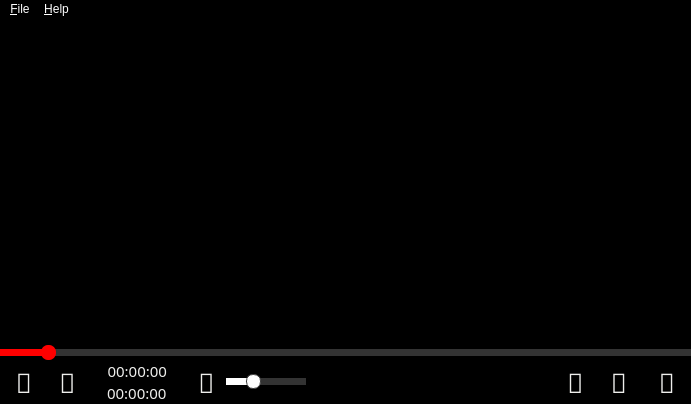
<?xml version="1.0" encoding="UTF-8"?>
<ui version="4.0">
 <class>MainWindow</class>
 <widget class="QMainWindow" name="MainWindow">
  <property name="geometry">
   <rect>
    <x>0</x>
    <y>0</y>
    <width>691</width>
    <height>404</height>
   </rect>
  </property>
  <property name="windowTitle">
   <string>bPlayer</string>
  </property>
  <property name="styleSheet">
   <string notr="true">background-color: rgb(0, 0, 0);
color: rgb(238, 238, 236);
</string>
  </property>
  <widget class="QWidget" name="centralwidget">
   <layout class="QVBoxLayout" name="verticalLayout_2" stretch="1,0,0">
    <property name="spacing">
     <number>0</number>
    </property>
    <property name="leftMargin">
     <number>0</number>
    </property>
    <property name="topMargin">
     <number>0</number>
    </property>
    <property name="rightMargin">
     <number>0</number>
    </property>
    <property name="bottomMargin">
     <number>0</number>
    </property>
    <item>
     <widget class="DropLabel" name="dropLabel">
      <property name="styleSheet">
       <string notr="true"/>
      </property>
      <property name="text">
       <string/>
      </property>
      <property name="pixmap">
       <pixmap resource="../resources/resources.qrc">:/image/bplayer128</pixmap>
      </property>
      <property name="scaledContents">
       <bool>false</bool>
      </property>
      <property name="alignment">
       <set>Qt::AlignCenter</set>
      </property>
     </widget>
    </item>
    <item>
     <widget class="QSlider" name="timeSlider">
      <property name="enabled">
       <bool>true</bool>
      </property>
      <property name="styleSheet">
       <string notr="true">QSlider::groove:horizontal {
    /*border: 1px solid #999999;*/
	height: 6px;
}

QSlider::handle:horizontal {
    background: #ff0000;
    border: 1px solid #40000;
	width: 14px;
    height: 14px;
     border-radius: 7px;
}

QSlider::add-page:horizontal {
    background: #333333;
}

QSlider::sub-page:horizontal {
    background: #ff0000;
}

/* DISABLED*/
QSlider::handle:disabled:horizontal {
    background: #660000;
   
}

QSlider::sub-page:disabled:horizontal {
    background: #660000;
}

</string>
      </property>
      <property name="value">
       <number>6</number>
      </property>
      <property name="orientation">
       <enum>Qt::Horizontal</enum>
      </property>
      <property name="invertedAppearance">
       <bool>false</bool>
      </property>
      <property name="invertedControls">
       <bool>false</bool>
      </property>
      <property name="tickPosition">
       <enum>QSlider::NoTicks</enum>
      </property>
     </widget>
    </item>
    <item>
     <widget class="QWidget" name="toolBar" native="true">
      <property name="styleSheet">
       <string notr="true"/>
      </property>
      <layout class="QHBoxLayout" name="horizontalLayout">
       <property name="spacing">
        <number>0</number>
       </property>
       <property name="leftMargin">
        <number>0</number>
       </property>
       <property name="topMargin">
        <number>0</number>
       </property>
       <property name="rightMargin">
        <number>0</number>
       </property>
       <property name="bottomMargin">
        <number>0</number>
       </property>
       <item>
        <widget class="QToolButton" name="playButton">
         <property name="minimumSize">
          <size>
           <width>48</width>
           <height>32</height>
          </size>
         </property>
         <property name="maximumSize">
          <size>
           <width>32</width>
           <height>32</height>
          </size>
         </property>
         <property name="font">
          <font>
           <family>RobotoMono Nerd Font</family>
           <pointsize>20</pointsize>
          </font>
         </property>
         <property name="text">
          <string></string>
         </property>
         <property name="autoRaise">
          <bool>true</bool>
         </property>
        </widget>
       </item>
       <item>
        <widget class="QToolButton" name="stopButton">
         <property name="enabled">
          <bool>true</bool>
         </property>
         <property name="maximumSize">
          <size>
           <width>48</width>
           <height>32</height>
          </size>
         </property>
         <property name="font">
          <font>
           <family>RobotoMono Nerd Font Mono</family>
           <pointsize>20</pointsize>
          </font>
         </property>
         <property name="styleSheet">
          <string notr="true">QToolButton:disabled {
	color: #666666;
}</string>
         </property>
         <property name="text">
          <string></string>
         </property>
         <property name="autoRaise">
          <bool>true</bool>
         </property>
        </widget>
       </item>
       <item>
        <spacer name="horizontalSpacer_3">
         <property name="orientation">
          <enum>Qt::Horizontal</enum>
         </property>
         <property name="sizeType">
          <enum>QSizePolicy::Minimum</enum>
         </property>
         <property name="sizeHint" stdset="0">
          <size>
           <width>20</width>
           <height>20</height>
          </size>
         </property>
        </spacer>
       </item>
       <item>
        <layout class="QVBoxLayout" name="verticalLayout">
         <property name="spacing">
          <number>0</number>
         </property>
         <item>
          <widget class="QLabel" name="timePosLabel">
           <property name="enabled">
            <bool>true</bool>
           </property>
           <property name="font">
            <font>
             <family>RobotoMono Nerd Font Mono</family>
             <pointsize>11</pointsize>
             <weight>50</weight>
             <bold>false</bold>
            </font>
           </property>
           <property name="styleSheet">
            <string notr="true">QLabel:disabled {
 color: #666666
}</string>
           </property>
           <property name="text">
            <string>00:00:00</string>
           </property>
           <property name="alignment">
            <set>Qt::AlignRight|Qt::AlignTrailing|Qt::AlignVCenter</set>
           </property>
          </widget>
         </item>
         <item>
          <widget class="QLabel" name="timeLabel">
           <property name="enabled">
            <bool>true</bool>
           </property>
           <property name="font">
            <font>
             <family>RobotoMono Nerd Font Mono</family>
             <pointsize>11</pointsize>
             <weight>50</weight>
             <bold>false</bold>
            </font>
           </property>
           <property name="styleSheet">
            <string notr="true">QLabel:disabled {
 color: #666666
}</string>
           </property>
           <property name="text">
            <string>00:00:00</string>
           </property>
          </widget>
         </item>
        </layout>
       </item>
       <item>
        <spacer name="horizontalSpacer">
         <property name="orientation">
          <enum>Qt::Horizontal</enum>
         </property>
         <property name="sizeType">
          <enum>QSizePolicy::Minimum</enum>
         </property>
         <property name="sizeHint" stdset="0">
          <size>
           <width>20</width>
           <height>20</height>
          </size>
         </property>
        </spacer>
       </item>
       <item>
        <widget class="QToolButton" name="muteButton">
         <property name="maximumSize">
          <size>
           <width>48</width>
           <height>32</height>
          </size>
         </property>
         <property name="font">
          <font>
           <family>RobotoMono Nerd Font</family>
           <pointsize>20</pointsize>
          </font>
         </property>
         <property name="styleSheet">
          <string notr="true">QToolButton:disabled {
	color: #666666;
}</string>
         </property>
         <property name="text">
          <string>墳</string>
         </property>
         <property name="autoRaise">
          <bool>true</bool>
         </property>
        </widget>
       </item>
       <item>
        <widget class="QSlider" name="volumeSlider">
         <property name="enabled">
          <bool>true</bool>
         </property>
         <property name="maximumSize">
          <size>
           <width>80</width>
           <height>16777215</height>
          </size>
         </property>
         <property name="styleSheet">
          <string notr="true">QSlider::groove:horizontal {
    /*border: 1px solid #999999;*/
	height: 6px;
}

QSlider::handle:horizontal {
    background: #ffffff;
    border: 1px solid #404040;
	width: 14px;
    height: 14px;
     border-radius: 7px;
}

QSlider::add-page:horizontal {
    background: #333333;
}

QSlider::sub-page:horizontal {
    background: #ffffff;
}
/* DSIABLED*/
QSlider::handle:disabled:horizontal {
    background: #666666;
}

QSlider::sub-page:disabled:horizontal {
    background: #666666;
}</string>
         </property>
         <property name="pageStep">
          <number>10</number>
         </property>
         <property name="value">
          <number>30</number>
         </property>
         <property name="orientation">
          <enum>Qt::Horizontal</enum>
         </property>
         <property name="invertedAppearance">
          <bool>false</bool>
         </property>
         <property name="invertedControls">
          <bool>false</bool>
         </property>
        </widget>
       </item>
       <item>
        <spacer name="horizontalSpacer_2">
         <property name="orientation">
          <enum>Qt::Horizontal</enum>
         </property>
         <property name="sizeHint" stdset="0">
          <size>
           <width>204</width>
           <height>20</height>
          </size>
         </property>
        </spacer>
       </item>
       <item>
        <widget class="QToolButton" name="prefsButton">
         <property name="minimumSize">
          <size>
           <width>32</width>
           <height>32</height>
          </size>
         </property>
         <property name="maximumSize">
          <size>
           <width>48</width>
           <height>32</height>
          </size>
         </property>
         <property name="font">
          <font>
           <family>RobotoMono Nerd Font</family>
           <pointsize>20</pointsize>
          </font>
         </property>
         <property name="text">
          <string></string>
         </property>
         <property name="autoRaise">
          <bool>true</bool>
         </property>
        </widget>
       </item>
       <item>
        <widget class="QToolButton" name="enlargeButton">
         <property name="minimumSize">
          <size>
           <width>48</width>
           <height>32</height>
          </size>
         </property>
         <property name="maximumSize">
          <size>
           <width>32</width>
           <height>32</height>
          </size>
         </property>
         <property name="font">
          <font>
           <family>RobotoMono Nerd Font</family>
           <pointsize>20</pointsize>
          </font>
         </property>
         <property name="styleSheet">
          <string notr="true">QToolButton:disabled {
	color: #666666;
}</string>
         </property>
         <property name="text">
          <string></string>
         </property>
         <property name="autoRaise">
          <bool>true</bool>
         </property>
        </widget>
       </item>
       <item>
        <widget class="QLabel" name="ledLabel">
         <property name="minimumSize">
          <size>
           <width>48</width>
           <height>0</height>
          </size>
         </property>
         <property name="maximumSize">
          <size>
           <width>48</width>
           <height>16777215</height>
          </size>
         </property>
         <property name="font">
          <font>
           <family>RobotoMono Nerd Font</family>
           <pointsize>20</pointsize>
          </font>
         </property>
         <property name="frameShape">
          <enum>QFrame::NoFrame</enum>
         </property>
         <property name="text">
          <string>直</string>
         </property>
         <property name="alignment">
          <set>Qt::AlignCenter</set>
         </property>
         <property name="margin">
          <number>5</number>
         </property>
        </widget>
       </item>
      </layout>
     </widget>
    </item>
   </layout>
  </widget>
  <widget class="QMenuBar" name="menubar">
   <property name="geometry">
    <rect>
     <x>0</x>
     <y>0</y>
     <width>691</width>
     <height>23</height>
    </rect>
   </property>
   <property name="styleSheet">
    <string notr="true">color: rgb(255, 255, 255);</string>
   </property>
   <widget class="QMenu" name="menu_File">
    <property name="title">
     <string>&amp;File</string>
    </property>
    <addaction name="action_Open"/>
    <addaction name="action_Quit"/>
   </widget>
   <widget class="QMenu" name="menu_Help">
    <property name="title">
     <string>&amp;Help</string>
    </property>
    <addaction name="actionAbout"/>
    <addaction name="actionTest_Window"/>
   </widget>
   <addaction name="menu_File"/>
   <addaction name="menu_Help"/>
  </widget>
  <action name="action_Open">
   <property name="text">
    <string>&amp;Open</string>
   </property>
   <property name="toolTip">
    <string>Open a file to stream</string>
   </property>
   <property name="shortcut">
    <string>Ctrl+O</string>
   </property>
  </action>
  <action name="actionAbout">
   <property name="text">
    <string>About...</string>
   </property>
  </action>
  <action name="actionTest_Window">
   <property name="text">
    <string>Test Window</string>
   </property>
  </action>
  <action name="action_Quit">
   <property name="text">
    <string>&amp;Quit</string>
   </property>
  </action>
 </widget>
 <customwidgets>
  <customwidget>
   <class>DropLabel</class>
   <extends>QLabel</extends>
   <header>DropLabel.h</header>
  </customwidget>
 </customwidgets>
 <resources>
  <include location="../resources/resources.qrc"/>
 </resources>
 <connections/>
</ui>
